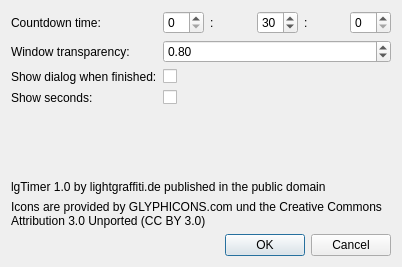
<?xml version="1.0" encoding="UTF-8"?>
<ui version="4.0">
 <class>Settings</class>
 <widget class="QDialog" name="Settings">
  <property name="windowModality">
   <enum>Qt::WindowModal</enum>
  </property>
  <property name="geometry">
   <rect>
    <x>0</x>
    <y>0</y>
    <width>402</width>
    <height>267</height>
   </rect>
  </property>
  <property name="windowTitle">
   <string>Timer Settings</string>
  </property>
  <property name="modal">
   <bool>true</bool>
  </property>
  <layout class="QVBoxLayout" name="verticalLayout" stretch="1,0,0,0">
   <item>
    <layout class="QFormLayout" name="formLayout">
     <item row="0" column="0">
      <widget class="QLabel" name="label">
       <property name="text">
        <string>Countdown time:</string>
       </property>
      </widget>
     </item>
     <item row="0" column="1">
      <layout class="QHBoxLayout" name="horizontalLayout" stretch="0,0,0,0,0">
       <item>
        <widget class="QSpinBox" name="hrsSpin">
         <property name="maximum">
          <number>23</number>
         </property>
        </widget>
       </item>
       <item>
        <widget class="QLabel" name="label_2">
         <property name="text">
          <string>:</string>
         </property>
        </widget>
       </item>
       <item>
        <widget class="QSpinBox" name="minSpin">
         <property name="maximum">
          <number>60</number>
         </property>
         <property name="value">
          <number>30</number>
         </property>
        </widget>
       </item>
       <item>
        <widget class="QLabel" name="label_3">
         <property name="text">
          <string>:</string>
         </property>
        </widget>
       </item>
       <item>
        <widget class="QSpinBox" name="secSpin">
         <property name="maximum">
          <number>60</number>
         </property>
        </widget>
       </item>
      </layout>
     </item>
     <item row="1" column="0">
      <widget class="QLabel" name="label_4">
       <property name="text">
        <string>Window transparency:</string>
       </property>
       <property name="buddy">
        <cstring>opacitySpin</cstring>
       </property>
      </widget>
     </item>
     <item row="1" column="1">
      <widget class="QDoubleSpinBox" name="opacitySpin">
       <property name="maximum">
        <double>1.000000000000000</double>
       </property>
       <property name="value">
        <double>0.800000000000000</double>
       </property>
      </widget>
     </item>
     <item row="2" column="0">
      <widget class="QLabel" name="label_5">
       <property name="text">
        <string>Show dialog when finished:</string>
       </property>
      </widget>
     </item>
     <item row="2" column="1">
      <widget class="QCheckBox" name="showDialogBox">
       <property name="text">
        <string/>
       </property>
      </widget>
     </item>
     <item row="3" column="0">
      <widget class="QLabel" name="label_6">
       <property name="text">
        <string>Show seconds:</string>
       </property>
      </widget>
     </item>
     <item row="3" column="1">
      <widget class="QCheckBox" name="showSecBox">
       <property name="text">
        <string/>
       </property>
      </widget>
     </item>
    </layout>
   </item>
   <item>
    <widget class="QLabel" name="label_8">
     <property name="font">
      <font>
       <pointsize>9</pointsize>
      </font>
     </property>
     <property name="text">
      <string>lgTimer 1.0 by lightgraffiti.de published in the public domain</string>
     </property>
    </widget>
   </item>
   <item>
    <widget class="QLabel" name="label_7">
     <property name="font">
      <font>
       <pointsize>9</pointsize>
      </font>
     </property>
     <property name="text">
      <string>Icons are provided by GLYPHICONS.com und the Creative Commons Attribution 3.0 Unported (CC BY 3.0)</string>
     </property>
     <property name="wordWrap">
      <bool>true</bool>
     </property>
    </widget>
   </item>
   <item>
    <widget class="QDialogButtonBox" name="buttonBox">
     <property name="orientation">
      <enum>Qt::Horizontal</enum>
     </property>
     <property name="standardButtons">
      <set>QDialogButtonBox::Cancel|QDialogButtonBox::Ok</set>
     </property>
    </widget>
   </item>
  </layout>
 </widget>
 <resources/>
 <connections>
  <connection>
   <sender>buttonBox</sender>
   <signal>accepted()</signal>
   <receiver>Settings</receiver>
   <slot>accept()</slot>
   <hints>
    <hint type="sourcelabel">
     <x>248</x>
     <y>254</y>
    </hint>
    <hint type="destinationlabel">
     <x>157</x>
     <y>274</y>
    </hint>
   </hints>
  </connection>
  <connection>
   <sender>buttonBox</sender>
   <signal>rejected()</signal>
   <receiver>Settings</receiver>
   <slot>reject()</slot>
   <hints>
    <hint type="sourcelabel">
     <x>316</x>
     <y>260</y>
    </hint>
    <hint type="destinationlabel">
     <x>286</x>
     <y>274</y>
    </hint>
   </hints>
  </connection>
 </connections>
</ui>
